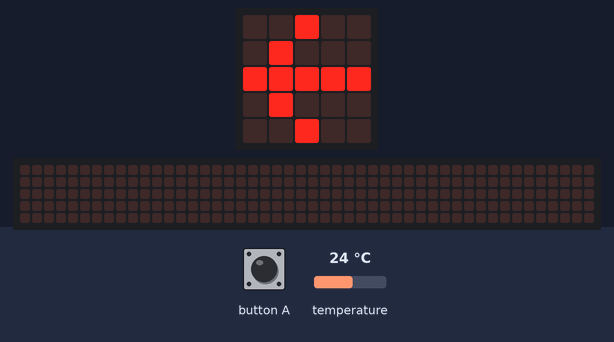
Simulated run of this program. Board: BBC micro:bit (MakeCode). Parts: the board's 5×5 LED display, a strip that is not on the board, showing the scrolling text unrolled. The test bench sets the inputs (shaded band); at power-on: temperature 24 °C. The 48×5 strip is a reading aid, not a part: it shows the text the display is scrolling, unrolled, one strip-width of it at a time.

Above: at 1.2 s.
1.3 s: button A pressed for 0.5 s
At 1.75 s:
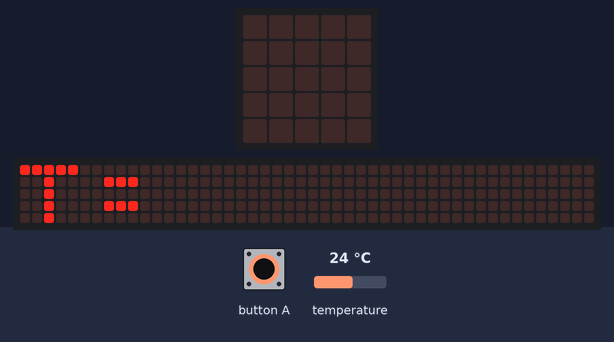
3.6 s: temperature set to 12 °C
At 6.85 s:
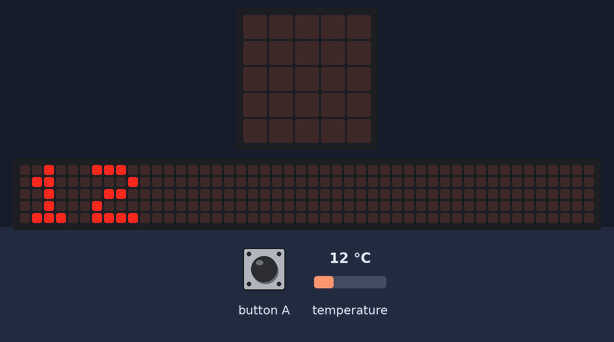
14.9 s: button A pressed for 1 s
At 15.3 s:
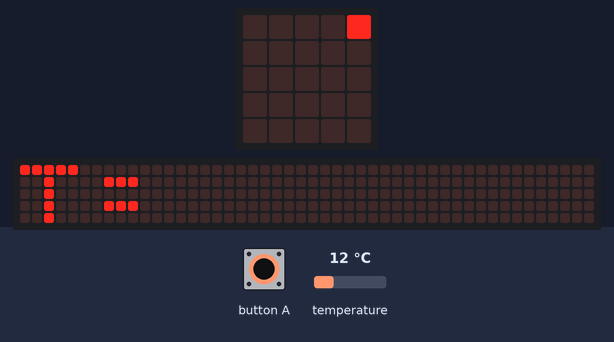
17.4 s: temperature set to 19 °C
At 17.93 s:
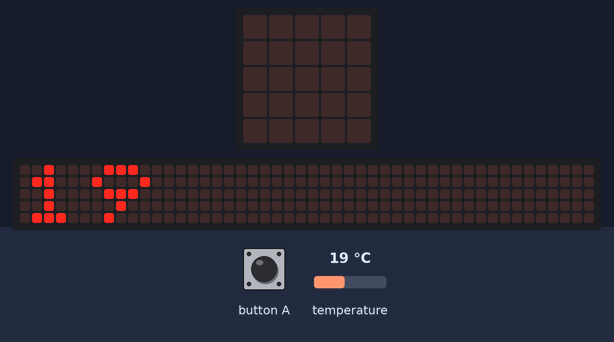

Measured:
- after the input at 1.3 s, the display: changes after 0.38 s (image 1)
- after the input at 14.9 s, the display: first changes after 0.18 s (image 3 shows a later state)
- what the display in image 2 shows lasts 0.5 s, from 6.6 s to 7.1 s

The program:

main.ts
```typescript
basic.forever(function () {
    if (input.buttonIsPressed(Button.A)) {
        basic.clearScreen()
        basic.showString("T=")
        basic.showNumber(input.temperature())
        basic.showString("Degres")
    } else {
        basic.showLeds(`
            . . # . .
            . # . . .
            # # # # #
            . # . . .
            . . # . .
            `)
    }
})
```

test.ts
```typescript
// les tests vont ici ; cela ne sera pas compilé si ce paquet est utilisé en tant qu'extension.
```
